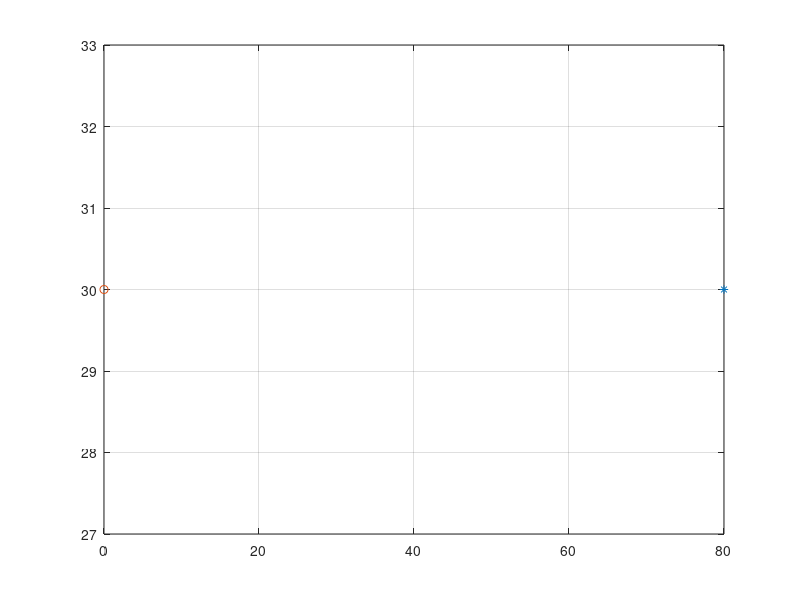

This chart was generated by the following MATLAB code: (Note: this script raises an error after producing the figure.)
%% Simulation set-up for the 
clear all;close all;clc
warning off
%% initilize the system
Ts = 0.02;
N = 5;
%Initial Position and Heading
x_car = 80;
y_car = 30;
psi =pi;

v_ini = 1; % initial velocity
alpha_ini=0; % last steering angle 
memory = [x_car,y_car,psi,alpha_ini, v_ini]; % Last state
%% The destination
x_goal = 0;
y_goal = 30;
psi_goal =-pi/2; 

Goal_inf = [x_goal,y_goal,psi_goal]; 

figure(1)
plot(x_car,y_car,'*',x_goal,y_goal,'o')
grid on;
%legend('Initial Position','Goal','Location','best');
hold on;
%% MPC control iterations
x_h = [];
y_h = [];
v_h = [];
delta_h = [];
h =2;
i = 1;
while i   % Control iteration
    
    x_car0 = x_car;
    y_car0 = y_car;
    psi0 = psi;
    
 [v ,alpha, memory] = controller_lqr(x_car,y_car,psi,memory,Goal_inf, N);

    v_cmd = v;
    delta_f = alpha;
    
    sim bic_3.slx
    
    x_car=x_state.Data(h);
    y_car=y_state.Data(h);
    % plot(x_state.Data, y_state.Data)
    psi=psi_state.Data(h);
    %plot(v_state.Data);

   
    x_h = [x_h;x_car];
    y_h = [y_h;y_car];
    v_h = [v_h;v];
    delta_h = [delta_h, delta_f];
    
    i = i+1;
    if (abs(x_car - x_goal) <1&& abs(y_car - y_goal) <1 )%&&abs(psi - psi_goal) <0.1) ||i >200
        disp('reach goal')
        break
    end
    
end

plot(x_h, y_h,'ob-');
figure
subplot(2,1,1)
plot(v_h);
ylabel('velocity')
subplot(2,1,2)
plot(delta_h);
ylabel('Psi')

